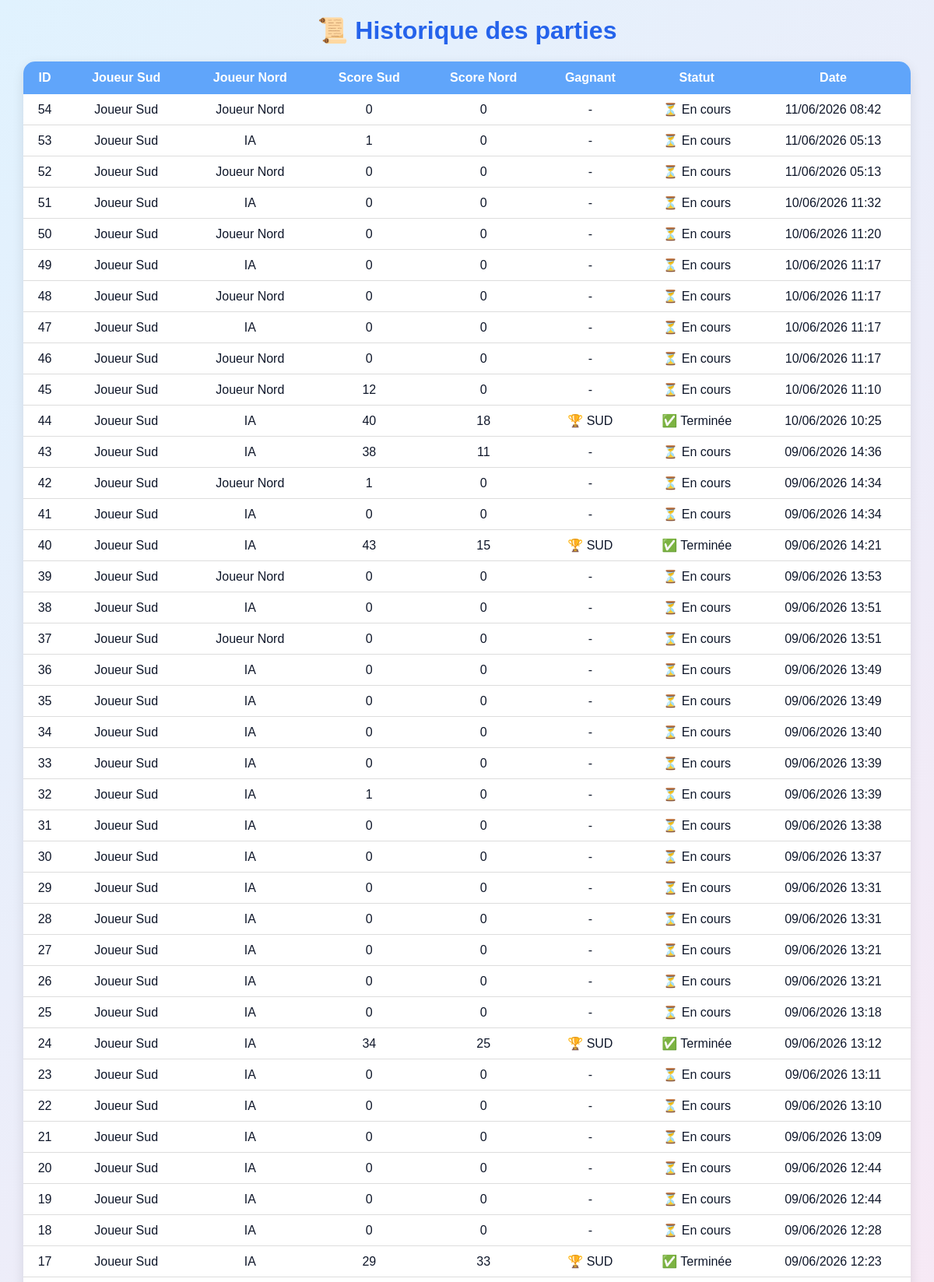
Page /historique (upper part) on the committed database.
### models.py (models this page shows)
class Partie(db.Model):
    __tablename__ = "parties"
    id = db.Column(db.Integer, primary_key=True)
    joueur_sud = db.Column(db.String(50), nullable=False)
    joueur_nord = db.Column(db.String(50), nullable=False)
    score_sud = db.Column(db.Integer, default=0)
    score_nord = db.Column(db.Integer, default=0)
    plateau = db.Column(db.Text, nullable=False)  # JSON stocké en texte
    joueur_actuel = db.Column(db.String(10), default="SUD")
    gagnant = db.Column(db.String(20), nullable=True)
    terminee = db.Column(db.Boolean, default=False)
    date_partie = db.Column(db.DateTime, default=datetime.utcnow)

### app.py (the view)
@app.route("/historique")
def historique():
    parties = Partie.query.order_by(
        Partie.id.desc()
    ).all()
    return render_template(
        "historique.html",
        parties=parties
    )

### templates/historique.html (shortened to what this page needs)
<!DOCTYPE html>
<html lang="fr">
<head>
    <link rel="stylesheet"
          href="{{ url_for('static', filename='css/style.css') }}">
</head>
<body>
<h1>📜 Historique des parties</h1>
{% if parties %}
<table class="historique-table">
    <thead>
        <tr>
            <th>ID</th>
            <th>Joueur Sud</th>
            <th>Joueur Nord</th>
            <th>Score Sud</th>
            <th>Score Nord</th>
            <th>Gagnant</th>
            <th>Statut</th>
            <th>Date</th>
        </tr>
    </thead>
    <tbody>
    {% for partie in parties %}
        <tr>
            <td>{{ partie.id }}</td>
            <td>{{ partie.joueur_sud }}</td>
            <td>{{ partie.joueur_nord }}</td>
            <td>{{ partie.score_sud }}</td>
            <td>{{ partie.score_nord }}</td>
            <td>
                {% if partie.gagnant %}
                    🏆 {{ partie.gagnant }}
                {% else %}
                    -
                {% endif %}
            </td>
            <td>
                {% if partie.terminee %}
                    ✅ Terminée
                {% else %}
                    ⏳ En cours
                {% endif %}
            </td>
            <td>
                {{ partie.date_partie.strftime('%d/%m/%Y %H:%M') }}
            </td>
        </tr>
    {% endfor %}
    </tbody>
</table>
{% else %}
<p>Aucune partie enregistrée.</p>
{% endif %}
<br><br>
</body>
</html>

### static/css/style.css (style rules this page uses)
body { font-family: Arial, sans-serif; background: linear-gradient(135deg, #e0f2fe, #fce7f3); color: #0f172a; text-align: center; margin: 0; padding: 0; }
h1 { margin-top: 20px; color: #2563eb; }
.historique-table { margin: auto; width: 95%; border-collapse: collapse; background: white; border-radius: 15px; overflow: hidden; box-shadow: 0 5px 15px rgba(0,0,0,0.1); }
.historique-table th { background: #60a5fa; color: white; padding: 12px; }
.historique-table td { padding: 10px; border-bottom: 1px solid #ddd; }

### rows in the picture
Partie: id "54", joueur_sud "Joueur Sud", joueur_nord "Joueur Nord", score_sud "0", score_nord "0", terminee "⏳ En cours", date_partie "11/06/2026 08:42"
Partie: id "53", joueur_sud "Joueur Sud", joueur_nord "IA", score_sud "1", score_nord "0", terminee "⏳ En cours", date_partie "11/06/2026 05:13"
Partie: id "52", joueur_sud "Joueur Sud", joueur_nord "Joueur Nord", score_sud "0", score_nord "0", terminee "⏳ En cours", date_partie "11/06/2026 05:13"
Partie: id "51", joueur_sud "Joueur Sud", joueur_nord "IA", score_sud "0", score_nord "0", terminee "⏳ En cours", date_partie "10/06/2026 11:32"
Partie: id "50", joueur_sud "Joueur Sud", joueur_nord "Joueur Nord", score_sud "0", score_nord "0", terminee "⏳ En cours", date_partie "10/06/2026 11:20"
Partie: id "49", joueur_sud "Joueur Sud", joueur_nord "IA", score_sud "0", score_nord "0", terminee "⏳ En cours", date_partie "10/06/2026 11:17"
Partie: id "48", joueur_sud "Joueur Sud", joueur_nord "Joueur Nord", score_sud "0", score_nord "0", terminee "⏳ En cours", date_partie "10/06/2026 11:17"
Partie: id "47", joueur_sud "Joueur Sud", joueur_nord "IA", score_sud "0", score_nord "0", terminee "⏳ En cours", date_partie "10/06/2026 11:17"
Partie: id "46", joueur_sud "Joueur Sud", joueur_nord "Joueur Nord", score_sud "0", score_nord "0", terminee "⏳ En cours", date_partie "10/06/2026 11:17"
Partie: id "45", joueur_sud "Joueur Sud", joueur_nord "Joueur Nord", score_sud "12", score_nord "0", terminee "⏳ En cours", date_partie "10/06/2026 11:10"
Partie: id "44", joueur_sud "Joueur Sud", joueur_nord "IA", score_sud "40", score_nord "18", gagnant "SUD", terminee "✅ Terminée", date_partie "10/06/2026 10:25"
Partie: id "43", joueur_sud "Joueur Sud", joueur_nord "IA", score_sud "38", score_nord "11", terminee "⏳ En cours", date_partie "09/06/2026 14:36"
Partie: id "42", joueur_sud "Joueur Sud", joueur_nord "Joueur Nord", score_sud "1", score_nord "0", terminee "⏳ En cours", date_partie "09/06/2026 14:34"
Partie: id "41", joueur_sud "Joueur Sud", joueur_nord "IA", score_sud "0", score_nord "0", terminee "⏳ En cours", date_partie "09/06/2026 14:34"
Partie: id "40", joueur_sud "Joueur Sud", joueur_nord "IA", score_sud "43", score_nord "15", gagnant "SUD", terminee "✅ Terminée", date_partie "09/06/2026 14:21"
Partie: id "39", joueur_sud "Joueur Sud", joueur_nord "Joueur Nord", score_sud "0", score_nord "0", terminee "⏳ En cours", date_partie "09/06/2026 13:53"
Partie: id "38", joueur_sud "Joueur Sud", joueur_nord "IA", score_sud "0", score_nord "0", terminee "⏳ En cours", date_partie "09/06/2026 13:51"
Partie: id "37", joueur_sud "Joueur Sud", joueur_nord "Joueur Nord", score_sud "0", score_nord "0", terminee "⏳ En cours", date_partie "09/06/2026 13:51"
Partie: id "36", joueur_sud "Joueur Sud", joueur_nord "IA", score_sud "0", score_nord "0", terminee "⏳ En cours", date_partie "09/06/2026 13:49"
Partie: id "35", joueur_sud "Joueur Sud", joueur_nord "IA", score_sud "0", score_nord "0", terminee "⏳ En cours", date_partie "09/06/2026 13:49"
Partie: id "34", joueur_sud "Joueur Sud", joueur_nord "IA", score_sud "0", score_nord "0", terminee "⏳ En cours", date_partie "09/06/2026 13:40"
Partie: id "33", joueur_sud "Joueur Sud", joueur_nord "IA", score_sud "0", score_nord "0", terminee "⏳ En cours", date_partie "09/06/2026 13:39"
Partie: id "32", joueur_sud "Joueur Sud", joueur_nord "IA", score_sud "1", score_nord "0", terminee "⏳ En cours", date_partie "09/06/2026 13:39"
Partie: id "31", joueur_sud "Joueur Sud", joueur_nord "IA", score_sud "0", score_nord "0", terminee "⏳ En cours", date_partie "09/06/2026 13:38"
Partie: id "30", joueur_sud "Joueur Sud", joueur_nord "IA", score_sud "0", score_nord "0", terminee "⏳ En cours", date_partie "09/06/2026 13:37"
Partie: id "29", joueur_sud "Joueur Sud", joueur_nord "IA", score_sud "0", score_nord "0", terminee "⏳ En cours", date_partie "09/06/2026 13:31"
Partie: id "28", joueur_sud "Joueur Sud", joueur_nord "IA", score_sud "0", score_nord "0", terminee "⏳ En cours", date_partie "09/06/2026 13:31"
Partie: id "27", joueur_sud "Joueur Sud", joueur_nord "IA", score_sud "0", score_nord "0", terminee "⏳ En cours", date_partie "09/06/2026 13:21"
Partie: id "26", joueur_sud "Joueur Sud", joueur_nord "IA", score_sud "0", score_nord "0", terminee "⏳ En cours", date_partie "09/06/2026 13:21"
Partie: id "25", joueur_sud "Joueur Sud", joueur_nord "IA", score_sud "0", score_nord "0", terminee "⏳ En cours", date_partie "09/06/2026 13:18"
Partie: id "24", joueur_sud "Joueur Sud", joueur_nord "IA", score_sud "34", score_nord "25", gagnant "SUD", terminee "✅ Terminée", date_partie "09/06/2026 13:12"
Partie: id "23", joueur_sud "Joueur Sud", joueur_nord "IA", score_sud "0", score_nord "0", terminee "⏳ En cours", date_partie "09/06/2026 13:11"
Partie: id "22", joueur_sud "Joueur Sud", joueur_nord "IA", score_sud "0", score_nord "0", terminee "⏳ En cours", date_partie "09/06/2026 13:10"
Partie: id "21", joueur_sud "Joueur Sud", joueur_nord "IA", score_sud "0", score_nord "0", terminee "⏳ En cours", date_partie "09/06/2026 13:09"
Partie: id "20", joueur_sud "Joueur Sud", joueur_nord "IA", score_sud "0", score_nord "0", terminee "⏳ En cours", date_partie "09/06/2026 12:44"
Partie: id "19", joueur_sud "Joueur Sud", joueur_nord "IA", score_sud "0", score_nord "0", terminee "⏳ En cours", date_partie "09/06/2026 12:44"
Partie: id "18", joueur_sud "Joueur Sud", joueur_nord "IA", score_sud "0", score_nord "0", terminee "⏳ En cours", date_partie "09/06/2026 12:28"
Partie: id "17", joueur_sud "Joueur Sud", joueur_nord "IA", score_sud "29", score_nord "33", gagnant "SUD", terminee "✅ Terminée", date_partie "09/06/2026 12:23"
